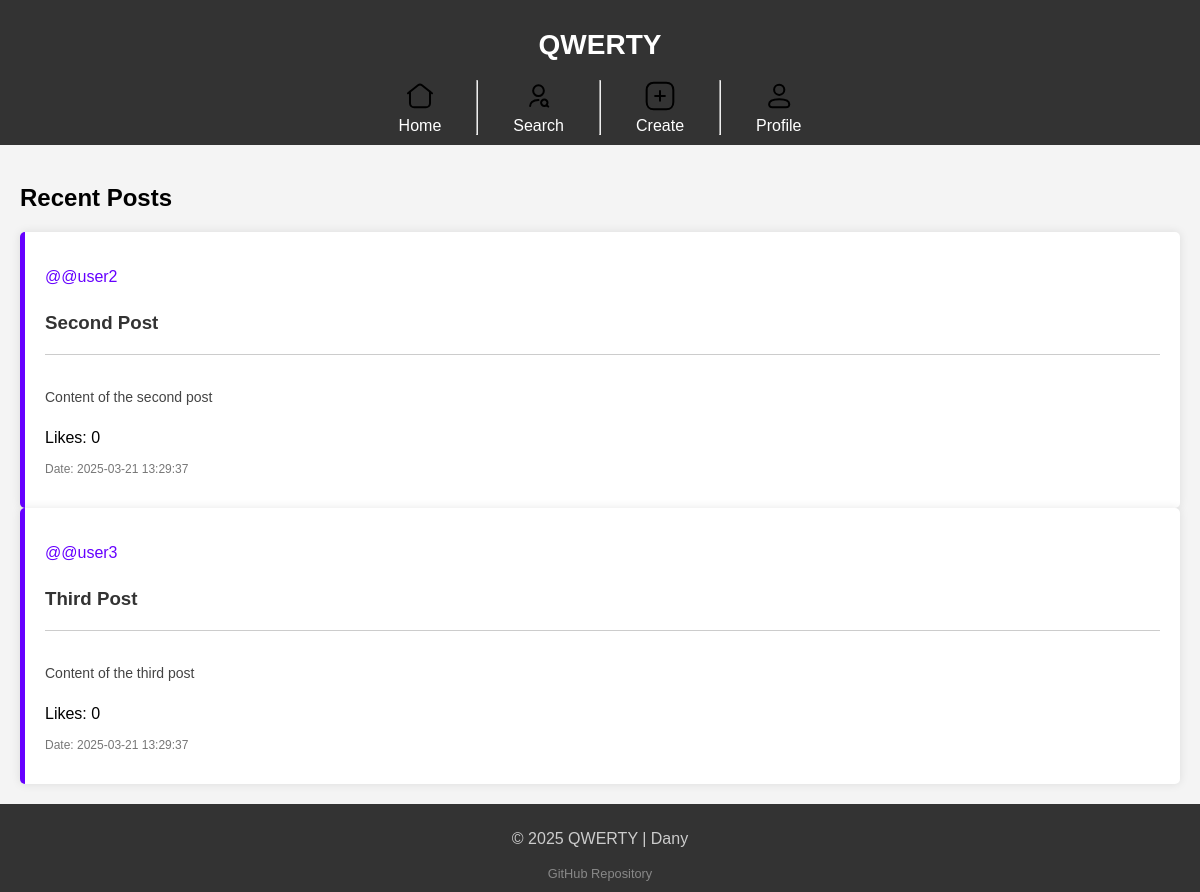
The page / (signed in) on the database its author committed.
### tables this page shows
CREATE TABLE users (
    user_id INT AUTO_INCREMENT PRIMARY KEY,
    username VARCHAR(50) NOT NULL UNIQUE,
    password VARCHAR(255) NOT NULL,  
    email VARCHAR(100) NOT NULL,
    name VARCHAR(100) NOT NULL,
    bio TEXT,
    profile_pic VARCHAR(255),
    created_at TIMESTAMP DEFAULT CURRENT_TIMESTAMP,
    is_deleted BOOLEAN DEFAULT FALSE,
    data_changes_history JSON
);

### public/lib/UserProfile.php (called while the page is built, shortened)
<?php
class UserProfile {
    private $connection;
    public function __construct($connection) {
        $this->connection = $connection;
    }
    public function getUserProfile($username) {
        $stmt = $this->connection->prepare("SELECT * FROM active_users WHERE username = ?");
        $stmt->execute([$username]);
        return $stmt->fetch(PDO::FETCH_ASSOC);
    }
    public function getFollowings($userId) {
        $stmt = $this->connection->prepare("SELECT u.user_id, u.username FROM active_followers f JOIN users u ON f.following_id = u.user_id WHERE f.follower_id = ?");
        $stmt->execute([$userId]);
        return $stmt->fetchAll(PDO::FETCH_ASSOC);
    }
    public function getUserPosts($userId, $limit = null) {
        $stmt = $this->connection->prepare("SELECT p.*, u.username FROM active_posts p JOIN users u ON p.user_id = u.user_id WHERE p.user_id = ? ORDER BY p.created_at DESC" . ($limit ? " LIMIT $limit;" : ';'));
        $stmt->execute([$userId]);
        return $stmt->fetchAll(PDO::FETCH_ASSOC);
    }
}

### public/index.php (the view, shortened to what this page needs)
<?php
require '../src/DBconnect.php';
require 'lib/UserProfile.php';
$userProfile = new UserProfile($connection);
$posts = [];
if (isset($_SESSION['username'])) {
    $user = $userProfile->getUserProfile($_SESSION['username']);
    $following = $userProfile->getFollowings($user['user_id']);
    foreach ($following as $followed) {
        $userPosts = $userProfile->getUserPosts($followed['user_id'], 5);
        $posts = array_merge($posts, $userPosts);
    }
} else {
    $stmt = $connection->prepare("SELECT p.post_id, u.username, p.title, p.content, p.likes, p.created_at FROM active_posts p JOIN active_users u ON p.user_id = u.user_id ORDER BY p.created_at DESC LIMIT 5");
    $stmt->execute();
    $posts = $stmt->fetchAll(PDO::FETCH_ASSOC);
}
?>
<?php
$styles = '<link rel="stylesheet" href="css/pages/index.css">';
include 'layout/header.php';
?>
<main>
    <section class="posts">
        <h2>Recent Posts</h2>
        <?php foreach ($posts as $post): ?>
            <article class="post">
                <p class="username">@<?php echo htmlspecialchars($post['username']); ?></p>
                <h3 class="title"><?php echo htmlspecialchars($post['title']); ?></h3>
                <hr>
                <p class="body"><?php echo htmlspecialchars($post['content']); ?></p>
                <span class="likes">Likes: <?php echo htmlspecialchars($post['likes'] ?: 0); ?></span>
                <p class="date">Date: <?php echo htmlspecialchars($post['created_at']); ?></p>
            </article>
        <?php endforeach; ?>
    </section>
</main>
<?php include 'layout/footer.php'; ?>

### public/css/main.css (style rules this page uses)
body { font-family: Arial, sans-serif; margin: 0; padding: 0; background-color: #f4f4f4; display: flex; flex-direction: column; min-height: 100vh; }
main { flex: 1; padding: 20px; }

### public/css/components/posts.css (style rules this page uses)
.post { display: flex; flex-direction: column; gap: 10px; background-color: #fff; padding: 20px; border-radius: 5px; box-shadow: 0 0 10px rgba(0, 0, 0, 0.1); border-left: 5px solid #6600ff; }
.post .username { font-size: 16px; font-family: 'Comic Sans MS', sans-serif; color: #6600ff; }
.post .title { margin: 0; color: #333; }
.post hr { margin: 10px 0; border: none; border-top: 1px solid #ccc; }
.post .body { font-size: 14px; color: #444; }
.post .date { font-size: 12px; color: #777; margin-top: 5px; }

### rows shown on the page
users: username "@user2", title "Second Post", content "Content of the second post", likes "0", created_at "2025-03-21 13:29:37"
users: username "@user3", title "Third Post", content "Content of the third post", likes "0", created_at "2025-03-21 13:29:37"
